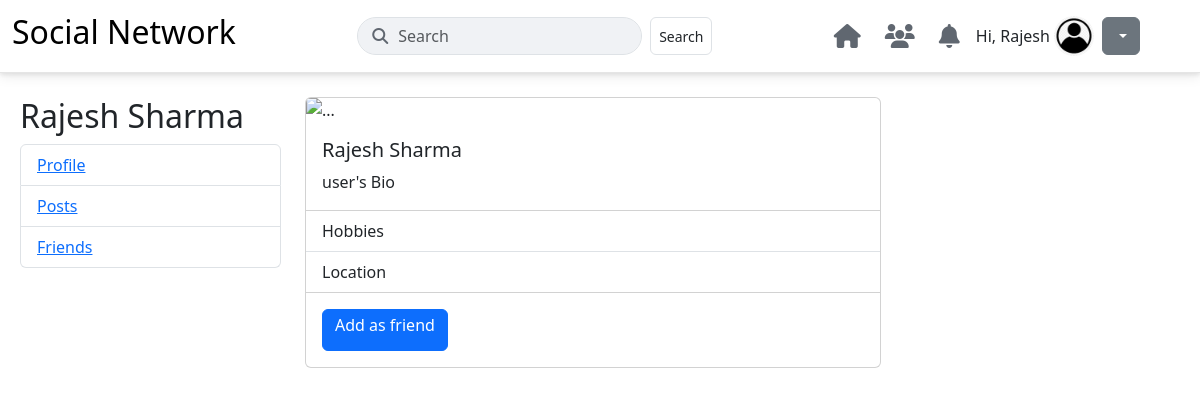
The page /otheruserprofile/ (signed in) on the database as committed earlier.
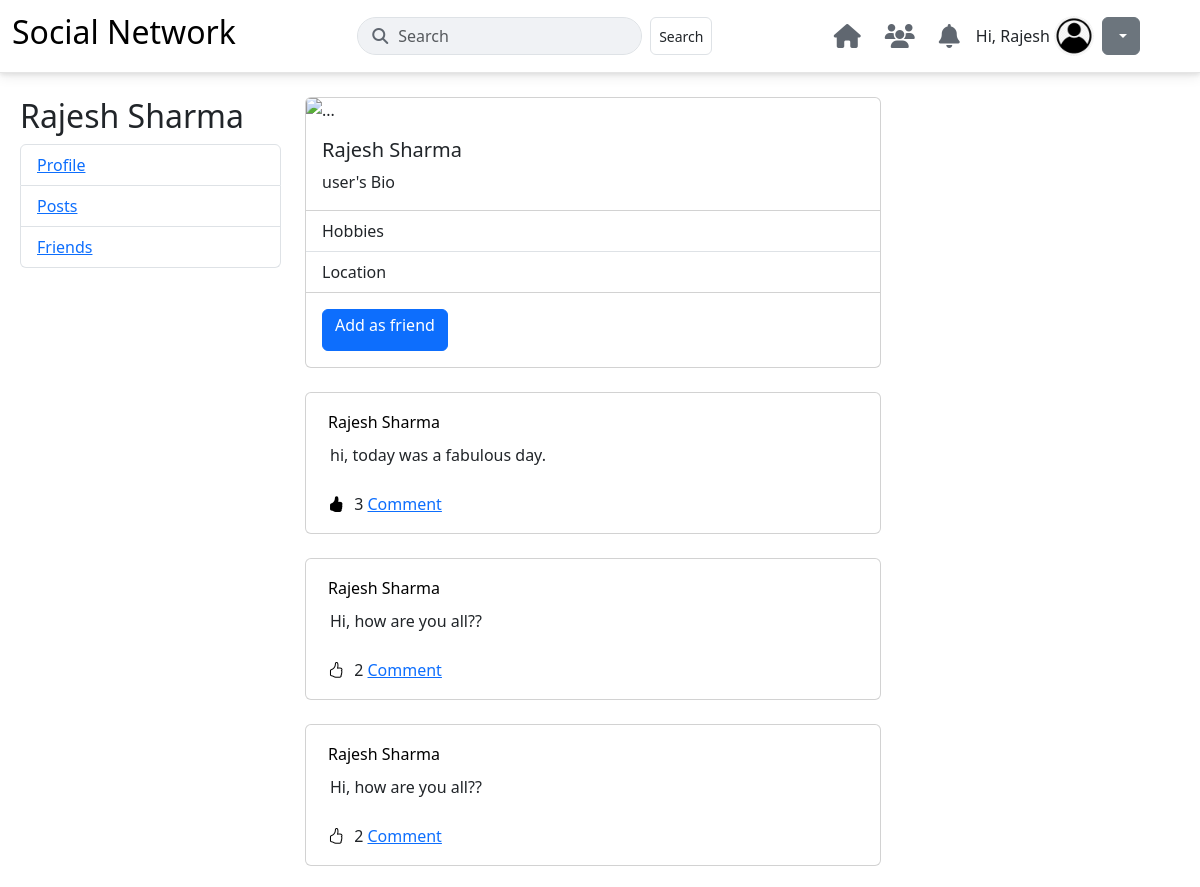
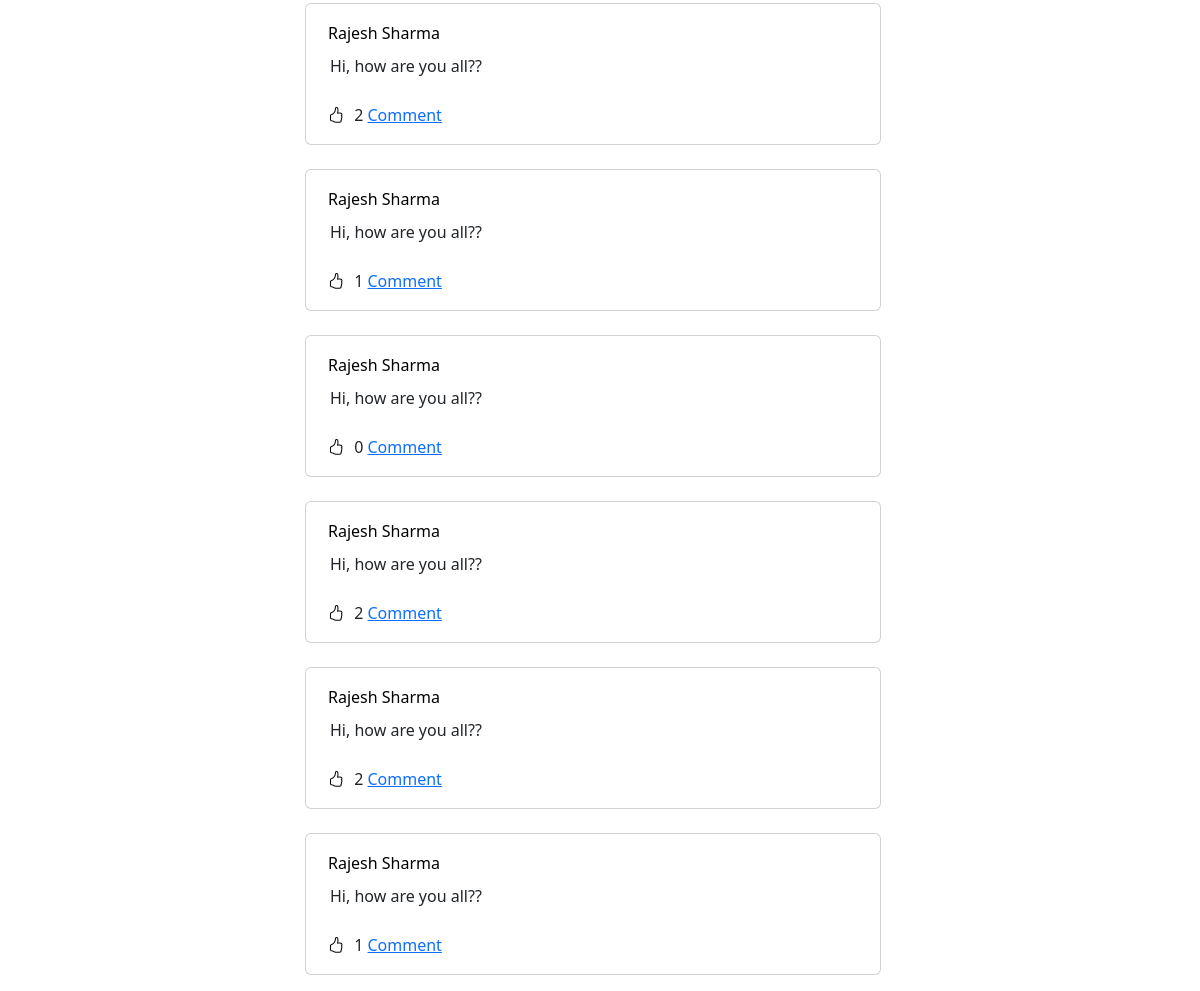
The same page on the database as committed later (2 pictures, top to bottom).
### user_profile/models.py (models this page shows, shortened)
class UserPost(models.Model):
    user = models.ForeignKey(AppUser, on_delete=models.CASCADE, related_name='posts')
    post_content = models.TextField()

class AppUser(AbstractUser):
    GENDER_CHOICES = [
        ('M', 'Male'),
        ('F', 'Female'),
        ('O', 'Other'),
    ]
    username = models.CharField(max_length=150, unique=True, blank=True, null=True)
    USERNAME_FIELD = 'email'
    REQUIRED_FIELDS = ['first_name', 'last_name', 'phone']
    gender = models.CharField(
        max_length=1,
        choices=GENDER_CHOICES,
        blank=True,
        null=True
    )
    birthday = models.DateField(null=True, blank=True)
    phone = models.CharField(max_length=15, unique=True)
    email = models.EmailField(unique=True, blank=False, null=False)
    groups = models.ManyToManyField(
        'auth.Group',
        related_name='appuser_set',
        blank=True,
        help_text='The groups this user belongs to. A user will get all permissions granted to each of their groups.',
        verbose_name='groups',
    )
    user_permissions = models.ManyToManyField(
        'auth.Permission',
        related_name='appuser_permissions_set',
        blank=True,
        help_text='Specific permissions for this user.',
        verbose_name='user permissions',
    )
    def __str__(self):
        return self.first_name

### user_profile/views.py (the view, shortened to what this page needs)
# urls.py: path('otheruserprofile/', views.OtherUserProfile.as_view(), name='otheruserprofile'),
class OtherUserProfile(View):
    def get(self, request):
        other_user_id = request.session.get('otheruser')
        print(other_user_id)
        user_id = request.session.get('user')
        print(user_id)
        if not other_user_id:
            return redirect('home')
        try:
            user = AppUser.objects.get(id=user_id)
            print(user)
            other_user = AppUser.objects.get(id=other_user_id)
            print(other_user)
            posts = UserPost.objects.filter(user_id=other_user_id).order_by('-id').annotate(like_count=(Count('likes')))
            liked_post_ids = PostLike.objects.filter(user=user).values_list('post_id', flat=True)
            request_sent = FriendRequest.objects.filter(user=user, other_user=other_user).exists()
            return render (request, 'otheruserprofile.html', {'otheruser' : other_user, 'posts': posts, 'liked_post_ids': liked_post_ids, 'request_sent': request_sent})
        except AppUser.DoesNotExist:
            return redirect('home')

### user_profile/templates/otheruserprofile.html (shortened to what this page needs)
{% extends 'base.html' %} {% block content %}
<div class="container ms-2">
  <div class="row">
    <div class="col-3 mt-4">
      {% if request.session.user %}
      <h2>
        {{ request.session.user_first_name}}{{request.session.user_last_name}}
      </h2>
      <ul class="list-group">
        <li class="list-group-item"><a href="/profile/">Profile</a></li>
        <li class="list-group-item"><a href="/profile/">Posts</a></li>
        <li class="list-group-item"><a href="/friends/">Friends</a></li>
      </ul>
    </div>
    {% endif %}
    <div class="col-6 mt-4">
      <div class="mb-3">
        <div class="profiledetails">
          <div class="card" style="width: 36rem">
            <img src="..." class="card-img-top" alt="..." />
            <div class="card-body">
              <h5 class="card-title">
                {{otheruser.first_name}} {{otheruser.last_name}}
              </h5>
              <p class="card-text">user's Bio</p>
            </div>
            <ul class="list-group list-group-flush">
              <li class="list-group-item">Hobbies</li>
              <li class="list-group-item">Location</li>
            </ul>
            <div class="card-body">
              {% if request_sent %}
              <button
                class="btn btn-secondary friend-req-btn"
                data-other-user-id="{{ otheruser.id }}"
              >
                <h6>Requested</h6>
              </button>
              {% else %}
              <button
                class="btn btn-primary friend-req-btn"
                data-other-user-id="{{ otheruser.id }}"
              >
                <h6>Add as friend</h6>
              </button>
              {% endif %}
            </div>
          </div>
        </div>
        <div class="userposts">
          {% for post in posts %}
          <div class="card mt-4" style="width: 36rem">
            <div class="card-body">
              <form action="/otheruserprofile/" method="post">
                <button
                  type="submit"
                  style="border: none; background-color: transparent"
                >
                  {{post.user}} {{post.user.last_name}}
                </button>
              </form>
              <p class="card-text p-2">{{ post.post_content }}</p>
              <button
                class="like-btn"
                style="border: none; background-color: transparent"
                data-post-id="{{post.id}}"
              >
                {% if post.id in liked_post_ids %}
                <i class="bi bi-hand-thumbs-up-fill"></i>
                {% else %} <i class="bi bi-hand-thumbs-up"></i> {% endif %}
              </button>
              <span id="like-count-{{ post.id }}">{{post.like_count}}</span>
              <a href="#" class="card-link">Comment</a>
            </div>
          </div>
          {% endfor %}
        </div>
      </div>
    </div>
  </div>
</div>
{% endblock %}

Rows that differ between the two databases and show on the page:
added UserPost: user "Rajesh", user.last_name "Sharma", post_content "hi, today was a fabulous day.", like_count "3"
added UserPost: user "Rajesh", user.last_name "Sharma", post_content "Hi, how are you all??", like_count "2"
added UserPost: user "Rajesh", user.last_name "Sharma", post_content "Hi, how are you all??", like_count "2"
added UserPost: user "Rajesh", user.last_name "Sharma", post_content "Hi, how are you all??", like_count "2"
added UserPost: user "Rajesh", user.last_name "Sharma", post_content "Hi, how are you all??", like_count "1"
added UserPost: user "Rajesh", user.last_name "Sharma", post_content "Hi, how are you all??", like_count "0"
added UserPost: user "Rajesh", user.last_name "Sharma", post_content "Hi, how are you all??", like_count "2"
added UserPost: user "Rajesh", user.last_name "Sharma", post_content "Hi, how are you all??", like_count "2"
added UserPost: user "Rajesh", user.last_name "Sharma", post_content "Hi, how are you all??", like_count "1"
